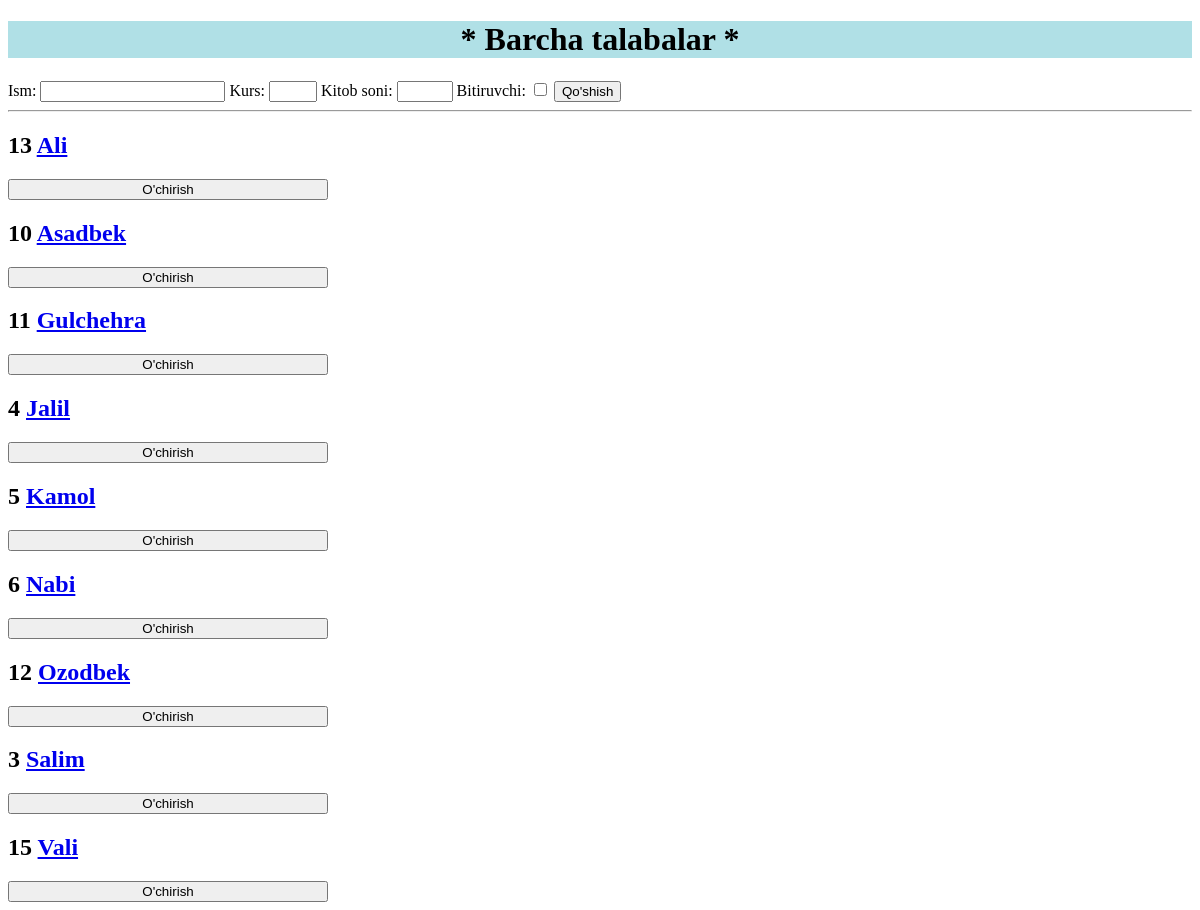
/talabalar/ (signed in), run on an earlier commit of the app's database.
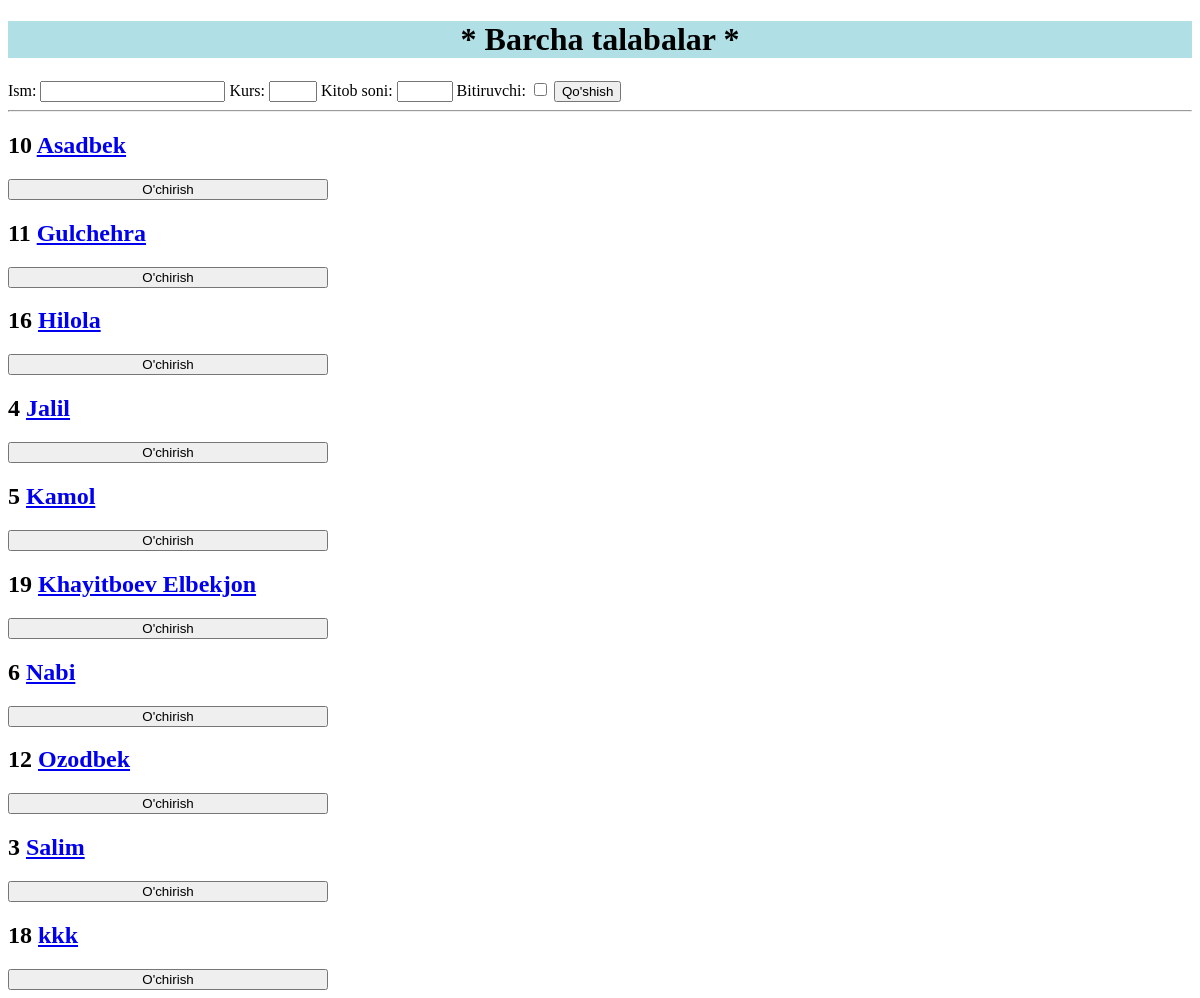
And on a later commit of the database.
### asosiy/models.py (models this page shows, shortened)
class Talaba(models.Model):
    ism=models.CharField(max_length=25)
    bitiruvchi=models.BooleanField()
    kurs=models.SmallIntegerField()
    kitoblar_soni=models.SmallIntegerField(default=0)
    class Meta:
        ordering=('ism',) # tartiblash  uchun

### asosiy/views.py (the view, shortened to what this page needs)
# urls.py: path('talabalar/', TalabalarView.as_view()),
class TalabalarView(View):
    def get(self,request):
        if request.user.is_authenticated:
            data={'talabalar':Talaba.objects.all(),
                  'forma':TalabaForm}
            return render(request,'talabalar.html',data)
        return redirect('/')

### templates/talabalar.html (shortened to what this page needs)
<!DOCTYPE html>
<html lang="en">
<head>
</head>
<body>
<center>
<h1 style="background-color:powderblue;">* Barcha talabalar *</h1>
  </center>
<form action="/talabalar/" method="post" > {% csrf_token%}
{{forma}}
    <button type="submit">Qo'shish</button>
</form>
<hr>
{% for i in talabalar%}
<h2>{{i.id}} <a href="/talaba/{{i.id}}/"> {{i.ism}}</a> </h2>
<a href="/talaba_uchir/{{i.id}}/"><button class="aa">O'chirish</button></a>
{%endfor%}
<br>
</body>
</html>

What changed in the data, as far as the page shows it:
removed Talaba: id "13", ism "Ali"
removed Talaba: id "15", ism "Vali"
added Talaba: id "16", ism "Hilola"
added Talaba: id "19", ism "Khayitboev Elbekjon"
added Talaba: id "18", ism "kkk"
